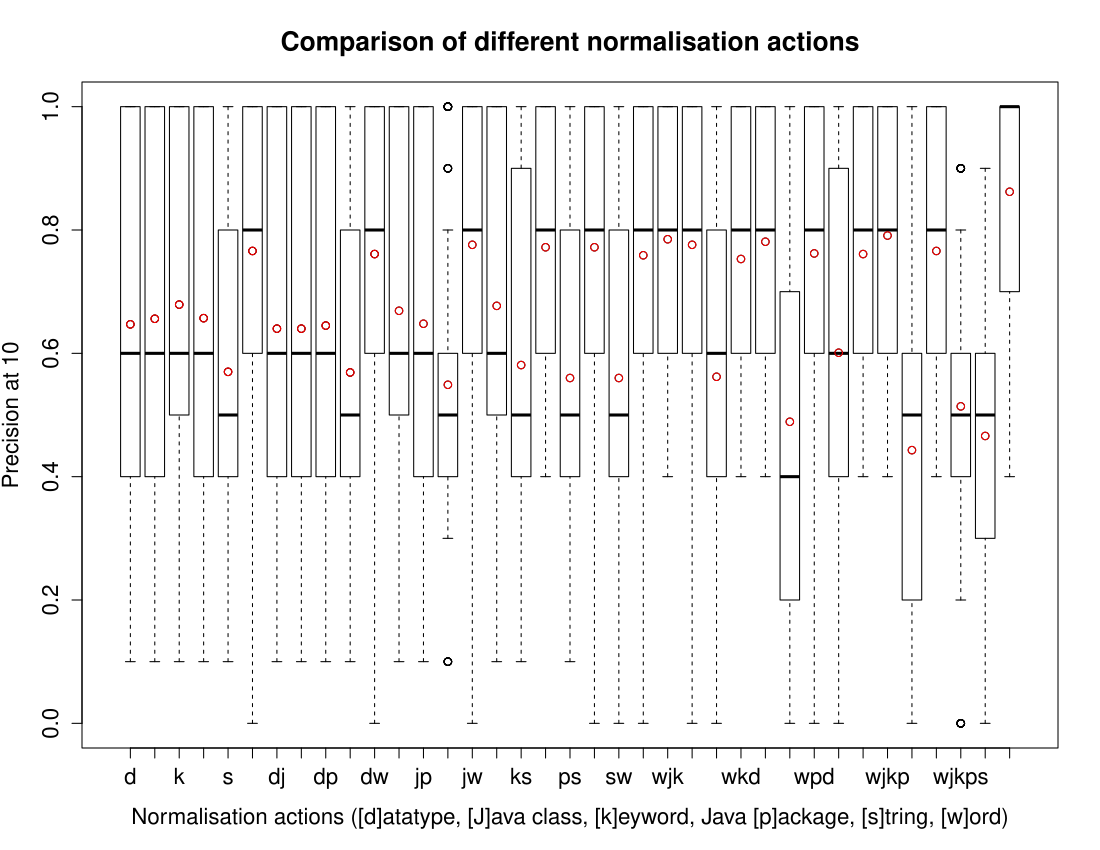

This chart was generated by the following R code:
norm <- read.csv("~/Documents/es_exp/analysis/normalisation_variation.csv")
View(norm)
boxplot(norm, ylab="Precision at 10", xlab="Normalisation actions ([d]atatype, [J]ava class, [k]eyword, Java [p]ackage, [s]tring, [w]ord)", main="Comparison of different normalisation actions")
points(colMeans(norm), col="red")
